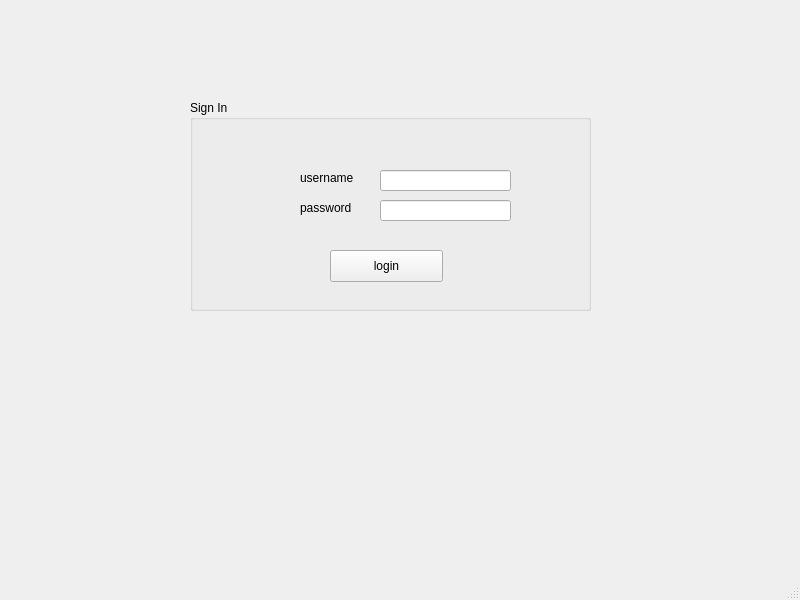
<?xml version="1.0" encoding="UTF-8"?>
<ui version="4.0">
 <class>ImageRepo</class>
 <widget class="QMainWindow" name="ImageRepo">
  <property name="geometry">
   <rect>
    <x>0</x>
    <y>0</y>
    <width>800</width>
    <height>600</height>
   </rect>
  </property>
  <property name="windowTitle">
   <string>ImageRepo</string>
  </property>
  <widget class="QWidget" name="centralwidget">
   <widget class="QGroupBox" name="groupBox">
    <property name="geometry">
     <rect>
      <x>190</x>
      <y>100</y>
      <width>401</width>
      <height>211</height>
     </rect>
    </property>
    <property name="title">
     <string>Sign In</string>
    </property>
    <widget class="QLabel" name="userlabel">
     <property name="geometry">
      <rect>
       <x>110</x>
       <y>70</y>
       <width>59</width>
       <height>16</height>
      </rect>
     </property>
     <property name="text">
      <string>username</string>
     </property>
    </widget>
    <widget class="QLabel" name="passlabel">
     <property name="geometry">
      <rect>
       <x>110</x>
       <y>100</y>
       <width>59</width>
       <height>16</height>
      </rect>
     </property>
     <property name="text">
      <string>password</string>
     </property>
    </widget>
    <widget class="QLineEdit" name="userbox">
     <property name="geometry">
      <rect>
       <x>190</x>
       <y>70</y>
       <width>131</width>
       <height>21</height>
      </rect>
     </property>
    </widget>
    <widget class="QLineEdit" name="passbox">
     <property name="geometry">
      <rect>
       <x>190</x>
       <y>100</y>
       <width>131</width>
       <height>21</height>
      </rect>
     </property>
    </widget>
    <widget class="QPushButton" name="login">
     <property name="geometry">
      <rect>
       <x>140</x>
       <y>150</y>
       <width>113</width>
       <height>32</height>
      </rect>
     </property>
     <property name="text">
      <string>login</string>
     </property>
    </widget>
   </widget>
  </widget>
  <widget class="QMenuBar" name="menubar">
   <property name="geometry">
    <rect>
     <x>0</x>
     <y>0</y>
     <width>800</width>
     <height>22</height>
    </rect>
   </property>
  </widget>
  <widget class="QStatusBar" name="statusbar"/>
 </widget>
 <resources/>
 <connections/>
</ui>
